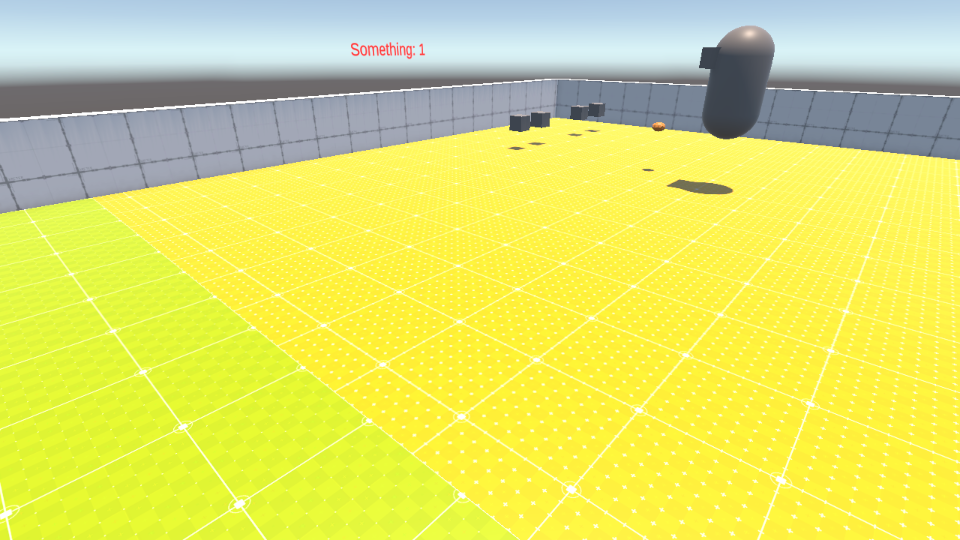
#> input picture Captures/S149_puddle_v1.png, 960 x 540 px, given in place of f_0050.jpg, which was not available
$ python poof_animatic.py ../../Captures/S149_puddle_v1.png
#> lines starting #> are read from the running program, lines starting #| are printed output that depends on the picture; after the words box and inside, x2 and y2 are one past the last pixel; in counts of white or black regions, pixels touching at a corner belong together; pictures that were not available may be replaced by others from this repository, and a replacement may not be noted
import os, sys, math, random
import numpy as np
from PIL import Image, ImageDraw, ImageFilter, ImageFont, ImageChops
from scipy import ndimage as ndi

ROOT = os.path.dirname(os.path.abspath(__file__))
REPO = os.path.abspath(os.path.join(ROOT, '..', '..'))
SRC = os.path.join(REPO, 'Recordings', 'promo', 'life_track')
OUT = os.path.join(REPO, 'Recordings', 'animatic')
FONT = os.path.join(REPO, 'Assets', 'Feel', 'MMTools', 'Demos', 'MMTween', 'Fonts', 'Lato', 'TTF', 'Lato-Heavy.ttf')
MONO = os.path.join(REPO, 'Assets', 'Feel', 'NiceVibrations', 'Demo', 'Common', 'Fonts', 'RobotoMono-Bold.ttf')

W, H = 1920, 1080
FPS = 30
GROUND = 915
SCALE = 0.85
CX = W // 2
INK = (38, 92, 96)
CLOUD = (252, 248, 240)
CLOUD_SHADE = (222, 214, 232)
SHADOW_MUL = (0.47, 0.44, 0.52)


def cut(frame, box):
    im = Image.open(os.path.join(SRC, 'f_%04d.jpg' % frame)).convert('RGB').crop(box)
    a = np.asarray(im).astype(int)
    r, g, b = a[..., 0], a[..., 1], a[..., 2]
    lum = (r + g + b) / 3
    core = ((b - r > -12) & (lum >= 125)) | ((lum < 125) & (g > r + 2)) | ((lum > 226) & (abs(r - b) < 14))
    core = ndi.binary_opening(core, iterations=2)
    core = ndi.binary_closing(core, iterations=4)
    core = ndi.binary_fill_holes(core)
    lab, n = ndi.label(core)
    sizes = ndi.sum(core, lab, range(1, n + 1))
    core = ndi.binary_fill_holes(lab == np.argmax(sizes) + 1)
    m = Image.fromarray((core * 255).astype(np.uint8)).filter(ImageFilter.GaussianBlur(1.2))
    im.putalpha(m)
    im = im.crop(m.getbbox())
    return im.resize((int(im.width * SCALE), int(im.height * SCALE)), Image.LANCZOS)


def background():
    im = Image.open(os.path.join(SRC, 'f_0050.jpg')).convert('RGB')
    col = np.asarray(im.crop((20, 0, 120, H))).astype(float).mean(axis=1)
#> col = 1080 rows, first 8: [176.1, 204.7, 227.9], [176.8, 205.3, 228.4], [177.3, 205.9, 228.6], [177.8, 206.3, 228.8], [178.7, 207.2, 229.4], [179.1, 207.6, 229.6], [179.5, 208.1, 229.7], [180.4, 208.7, 230.3]
    col = ndi.gaussian_filter1d(col, 6, axis=0)
#> col = 1080 rows, first 8: [178.7, 207.2, 229.3], [178.8, 207.3, 229.4], [178.9, 207.4, 229.5], [179.2, 207.7, 229.6], [179.5, 208, 229.8], [179.9, 208.3, 230], [180.3, 208.8, 230.2], [180.8, 209.3, 230.5]
    shift = GROUND - 1010
    col = np.roll(col, shift, axis=0)
#> col = 1080 rows, first 8: [110, 106.5, 108.1], [109.8, 106.2, 107.7], [109.8, 106.1, 107.5], [109.9, 106.1, 107.5], [110.2, 106.4, 107.7], [110.8, 106.9, 108.1], [111.5, 107.7, 108.9], [112.6, 108.8, 109.9]
    col[:max(shift, 0)] = col[max(shift, 0)]
    bg = np.repeat(col[:, None, :], W, axis=1)
    x = np.linspace(-1, 1, W)[None, :, None]
    y = np.linspace(-1, 1, H)[:, None, None]
    bg *= 1 - 0.10 * (x ** 2 + 0.6 * y ** 2)
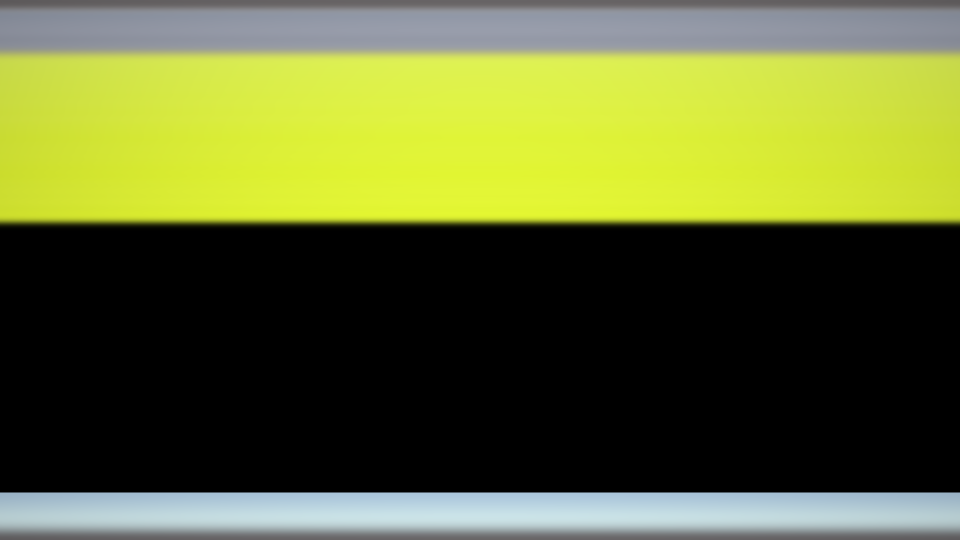
#> bg: shape (1080, 1920, 3) float64 (shown at 1/2 size); mean of channels 0, 1, 2 96.5, 104.2, 51.1; drawn as R, G, B
    return Image.fromarray(np.clip(bg, 0, 255).astype(np.uint8))


def ease_out_back(t, s=1.7):
    t -= 1
    return t * t * ((s + 1) * t + s) + 1


def smooth(t):
    t = min(max(t, 0.0), 1.0)
    return t * t * (3 - 2 * t)


def clamp01(t):
    return min(max(t, 0.0), 1.0)


# [4 lines left out: function spring, not called in this run]


class Pose:
    def __init__(self, sx=1.0, sy=1.0, rot=0.0, lift=0.0, dx=0.0, tint=0.0, glow=0.0, alpha=1.0):
        self.sx, self.sy, self.rot, self.lift, self.dx = sx, sy, rot, lift, dx
        self.tint, self.glow, self.alpha = tint, glow, alpha


# [200 lines left out: functions glow_of, draw_shadow, place, shards_from, draw_shards, make_puffs and 4 more, not called in this run]


PHASES_HATCH = [(0, 12, 'reposo'), (12, 36, 'sacudida x3'), (36, 42, 'anticipa'), (42, 50, 'destello + nube'),
                (50, 66, 'sale con salto'), (66, 86, 'rebote'), (86, 98, 'saltito'), (98, 112, 'pausa')]
PHASES_EVO = [(0, 12, 'reposo'), (12, 46, 'brillo de rim'), (46, 52, 'anticipa'), (52, 60, 'destello + nube'),
              (60, 72, 'sale con salto'), (72, 96, 'rebote'), (96, 118, 'pausa')]


# [101 lines left out: functions timeline, hatch_pose, pop_pose, evo_blob_pose, render, not called in this run]


def main():
    os.makedirs(OUT, exist_ok=True)
    bg = background()
    egg = cut(50, (250, 440, 680, 1030))
#> in cut, `r, g, b = a[..., 0], a[..., 1], a[..., 2]`:
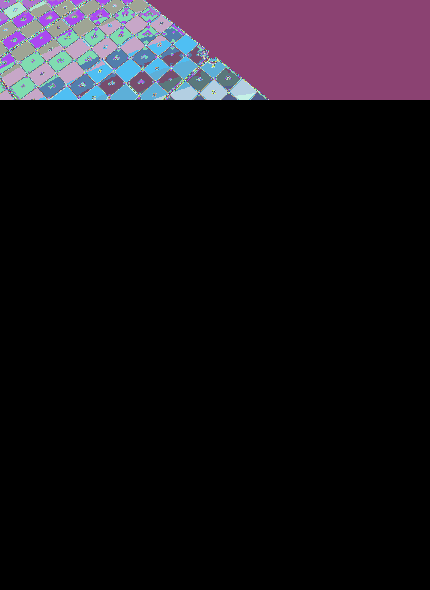
#> r: shape (590, 430) int64; 37 distinct labels, from 0 to 255; one colour per label, 0 black
#> in cut, `r, g, b = a[..., 0], a[..., 1], a[..., 2]`: g: shape (590, 430) int64; 20 distinct labels, from 0 to 255
#> in cut, `r, g, b = a[..., 0], a[..., 1], a[..., 2]`:
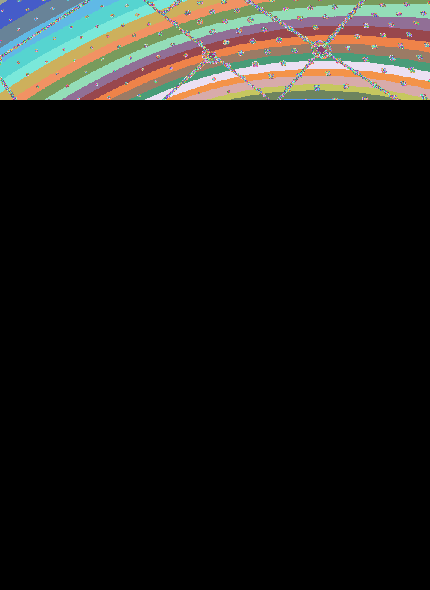
#> b: shape (590, 430) int64; 204 distinct labels, from 0 to 255; one colour per label, 0 black
#> in cut, `core = ((b - r > -12) & (lum >= 125)) | ((lum < 125) & (g > r + 2)) | ..`:
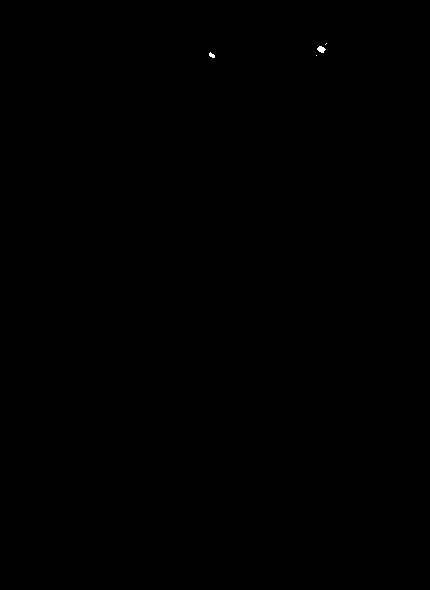
#> core: shape (590, 430) bool; 0.03% white; 4 white regions (2 under 20 px), largest, box (x1, y1, x2, y2) and area: (317, 46, 326, 53) 41, (209, 52, 215, 58) 23
#> in cut, `core = ndi.binary_opening(core, iterations=2)`: core: shape (590, 430) bool; 0.02% white; 1 white region, box (x1, y1, x2, y2) and area: (317, 46, 326, 53) 40
#> in cut, `lab, n = ndi.label(core)`: n = 1
#> in cut, `sizes = ndi.sum(core, lab, range(1, n + 1))`: sizes = [40]
    blob = cut(50, (800, 460, 1538, 1060))
#> call 2 of cut, with frame = 50, box = (800, 460, 1538, 1060)
#> in cut (call 2), `r, g, b = a[..., 0], a[..., 1], a[..., 2]`: r: shape (600, 738) int64; 2.9% white; 1 white region, box (x1, y1, x2, y2) and area: (0, 0, 160, 80) 12800
#> in cut (call 2), `r, g, b = a[..., 0], a[..., 1], a[..., 2]`:
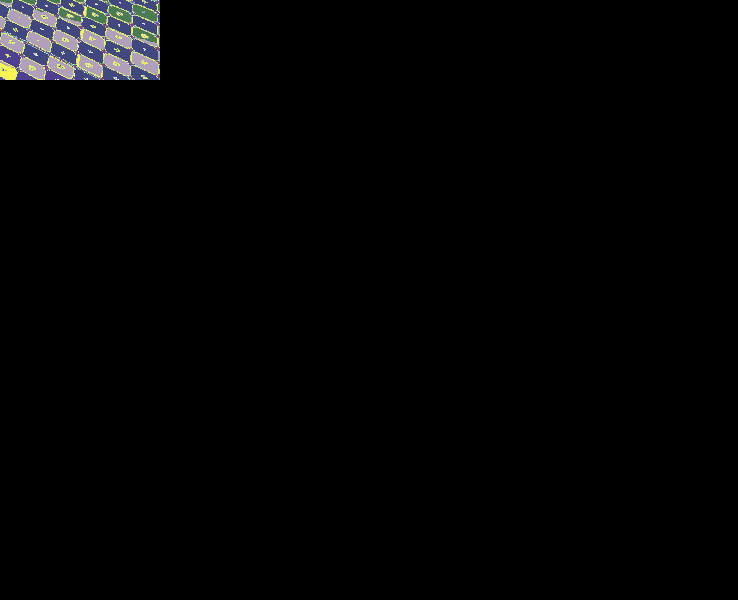
#> g: shape (600, 738) int64; 19 distinct labels, from 0 to 255; one colour per label, 0 black
#> in cut (call 2), `r, g, b = a[..., 0], a[..., 1], a[..., 2]`:
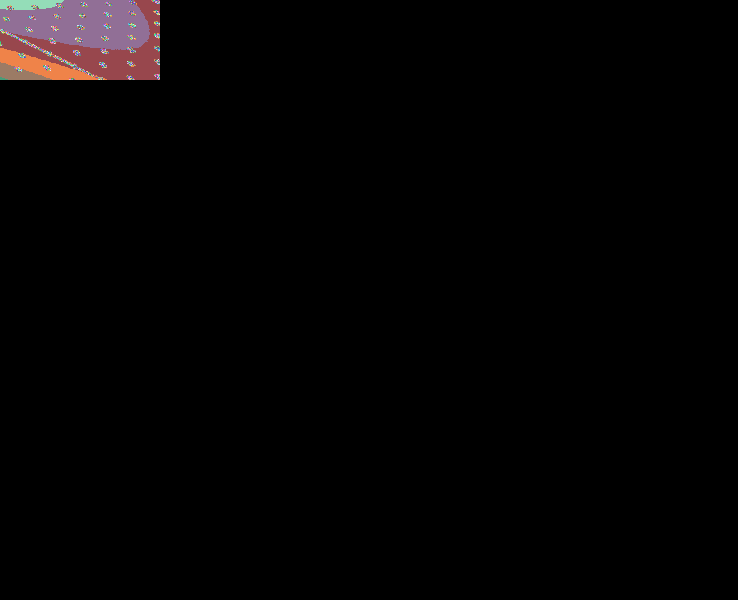
#> b: shape (600, 738) int64; 187 distinct labels, from 0 to 250; one colour per label, 0 black
#> in cut (call 2), `core = ((b - r > -12) & (lum >= 125)) | ((lum < 125) & (g > r + 2)) | ..`:
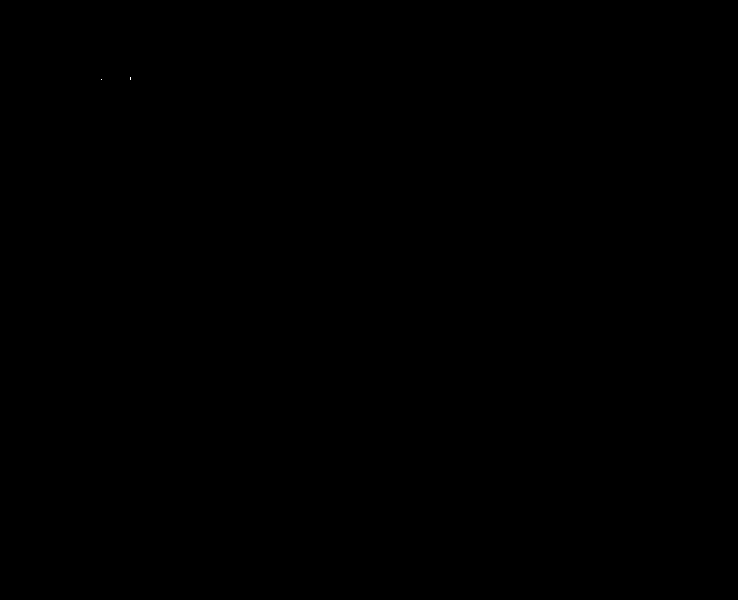
#> core: shape (600, 738) bool; 0% white in thin lines or dots, all inside (x1, y1, x2, y2) = (101, 77, 131, 80)
#> in cut (call 2), `core = ndi.binary_opening(core, iterations=2)`: core: shape (600, 738) bool; every value is 0
#> in cut (call 2), `lab, n = ndi.label(core)`: lab: shape (600, 738) int32; every value is 0
#> in cut (call 2), `lab, n = ndi.label(core)`: n = 0
#> in cut (call 2), `sizes = ndi.sum(core, lab, range(1, n + 1))`: sizes = empty array
    adult = cut(95, (590, 50, 1520, 1078))
    shards = shards_from(egg, 16, 7)
    puffs_h = make_puffs(3, 9, 300, egg.height * 0.55)
    zoom = 0.78
    blob_e = blob.resize((int(blob.width * zoom), int(blob.height * zoom)), Image.LANCZOS)
    adult = adult.resize((int(adult.width * zoom), int(adult.height * zoom)), Image.LANCZOS)
    puffs_e = make_puffs(11, 11, 340, adult.height * 0.5)
    rng = random.Random(5)
    sparks_h = [dict(t0=1.45 + rng.uniform(0, 0.25), life=rng.uniform(0.35, 0.6), r=rng.uniform(14, 26),
                     x=rng.uniform(-330, 330), y=rng.uniform(150, 520), vx=rng.uniform(-60, 60), vy=rng.uniform(40, 140),
                     col=rng.choice([(245, 185, 72), (255, 252, 236), (205, 255, 248)])) for _ in range(14)]
    sparks_e = [dict(t0=0.5 + rng.uniform(0, 1.0), life=rng.uniform(0.4, 0.7), r=rng.uniform(9, 18),
                     x=rng.uniform(-360, 360), y=rng.uniform(60, 420), vx=0, vy=rng.uniform(80, 200),
                     col=rng.choice([(255, 252, 236), (205, 255, 248)])) for _ in range(26)]
    sparks_e += [dict(t0=1.75 + rng.uniform(0, 0.3), life=rng.uniform(0.4, 0.7), r=rng.uniform(16, 30),
                      x=rng.uniform(-460, 460), y=rng.uniform(150, 800), vx=rng.uniform(-80, 80), vy=rng.uniform(40, 160),
                      col=rng.choice([(245, 185, 72), (255, 252, 236), (205, 255, 248)])) for _ in range(20)]

    # [44 lines left out: functions hatch, evolve, not called in this run]

    which = sys.argv[1] if len(sys.argv) > 1 else 'both'
    if which in ('both', 'hatch'):
        render('hatch', 112, PHASES_HATCH, 'Eclosión · huevo → blobim', hatch)
    if which in ('both', 'evolve'):
        render('evolve', 118, PHASES_EVO, 'Evolución · blobim → adulto', evolve)


if __name__ == '__main__':
#> (the run stopped early here; a loop or call above may not have finished)

$ run again, on Captures/S149_puddle_v2.png
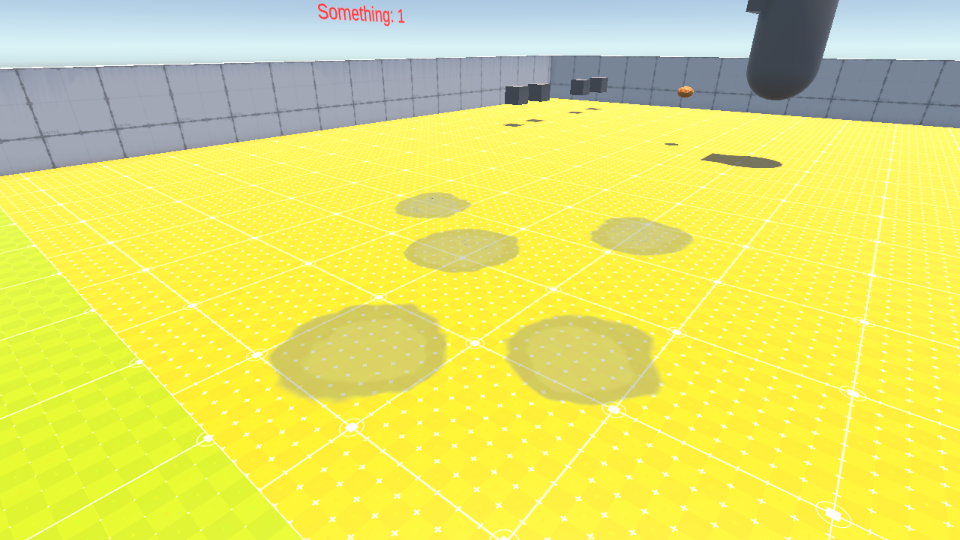
#> input picture Captures/S149_puddle_v2.png, 960 x 540 px, given in place of f_0050.jpg, which was not available
#> in background, `col = np.asarray(im.crop((20, 0, 120, H))).astype(float).mean(axis=1)`: col = 1080 rows, first 8: [178.1, 206.8, 229.1], [179, 207.5, 229.5], [179.4, 208, 229.7], [179.9, 208.4, 230], [180.7, 209, 230.5], [181.1, 209.7, 230.7], [181.6, 210.1, 230.9], [182.4, 210.8, 231.4]
#> in background, `col = ndi.gaussian_filter1d(col, 6, axis=0)`: col = 1080 rows, first 8: [180.9, 209.3, 230.5], [181, 209.4, 230.6], [181.2, 209.6, 230.7], [181.4, 209.9, 230.8], [181.8, 210.2, 231], [182.2, 210.6, 231.2], [182.8, 211.1, 231.4], [183.3, 211.7, 231.7]
#> in background, `col = np.roll(col, shift, axis=0)`: col = 1080 rows, first 8: [157.7, 163.7, 178.1], [157.7, 163.7, 178.1], [157.8, 163.7, 178], [157.8, 163.7, 178], [157.9, 163.8, 178], [157.9, 163.8, 178], [158, 163.9, 178.1], [158.1, 163.9, 178.1]
#> in background, `bg *= 1 - 0.10 * (x ** 2 + 0.6 * y ** 2)`:
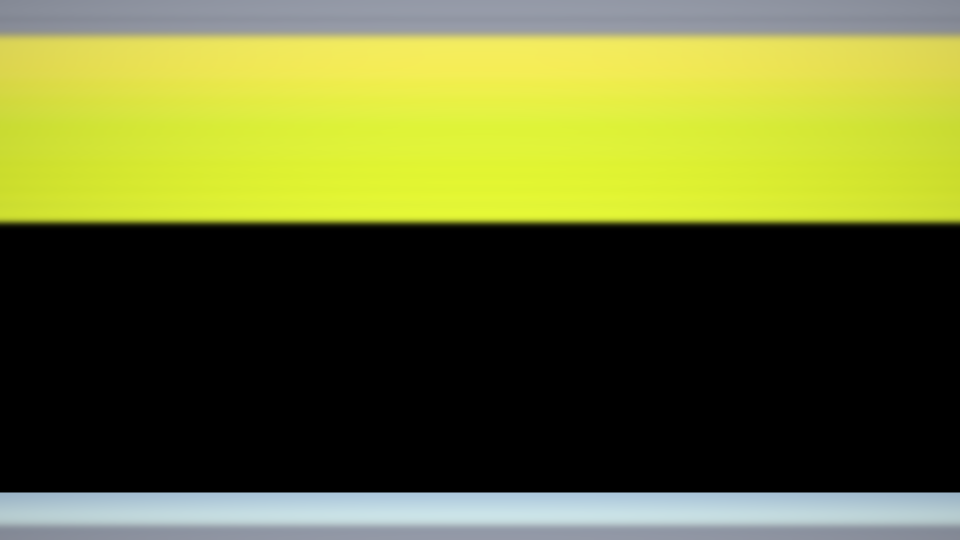
#> bg: shape (1080, 1920, 3) float64 (shown at 1/2 size); mean of channels 0, 1, 2 102.1, 107.5, 50.5; drawn as R, G, B
#> r: shape (590, 430) int64; 34 distinct labels, from 0 to 255
#> g: shape (590, 430) int64; 20 distinct labels, from 0 to 255
#> b: shape (590, 430) int64; 206 distinct labels, from 0 to 255
#> in cut, `lum = (r + g + b) / 3`:
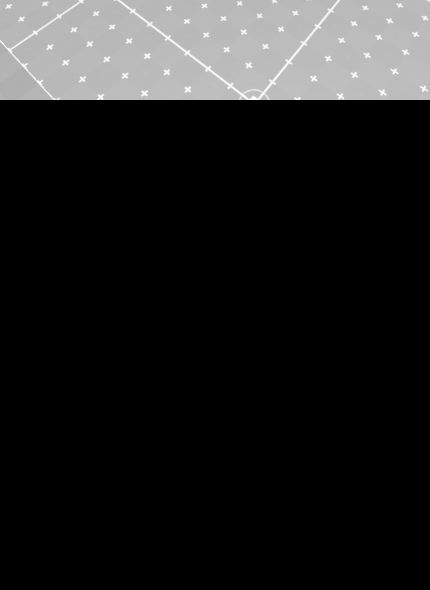
#> lum: shape (590, 430) float64; min 0, max 255, mean 32.1
#> lab: shape (590, 430) int32; every value is 0
#> n = 0
#> sizes = empty array

$ run again, on Captures/S149_puddle_v3.png
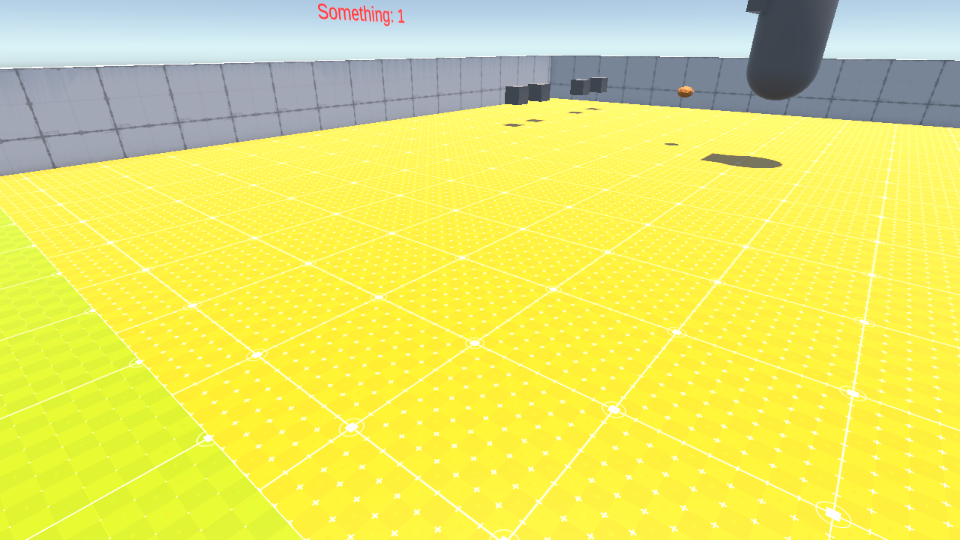
#> input picture Captures/S149_puddle_v3.png, 960 x 540 px, given in place of f_0050.jpg, which was not available
#> in background, `col = np.asarray(im.crop((20, 0, 120, H))).astype(float).mean(axis=1)`: col = 1080 rows, first 8: [178.1, 206.8, 229.1], [179, 207.5, 229.5], [179.4, 208, 229.7], [179.9, 208.4, 230], [180.7, 209, 230.5], [181.1, 209.7, 230.7], [181.6, 210.1, 230.9], [182.4, 210.8, 231.4]
#> in background, `col = ndi.gaussian_filter1d(col, 6, axis=0)`: col = 1080 rows, first 8: [180.9, 209.3, 230.5], [181, 209.4, 230.6], [181.2, 209.6, 230.7], [181.4, 209.9, 230.8], [181.8, 210.2, 231], [182.2, 210.6, 231.2], [182.8, 211.1, 231.4], [183.3, 211.7, 231.7]
#> in background, `col = np.roll(col, shift, axis=0)`: col = 1080 rows, first 8: [157.7, 163.7, 178.1], [157.7, 163.7, 178.1], [157.8, 163.7, 178], [157.8, 163.7, 178], [157.9, 163.8, 178], [157.9, 163.8, 178], [158, 163.9, 178.1], [158.1, 163.9, 178.1]
#> in background, `bg *= 1 - 0.10 * (x ** 2 + 0.6 * y ** 2)`:
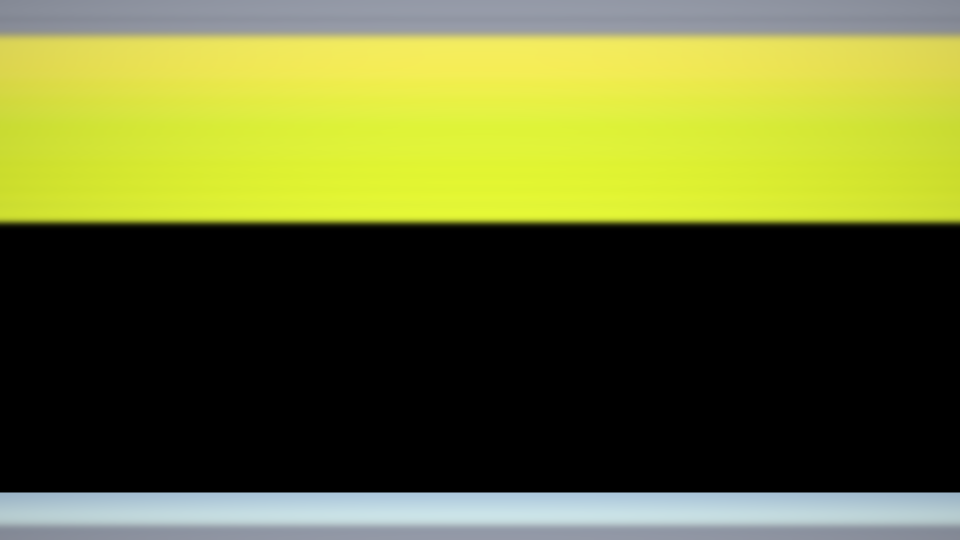
#> bg: shape (1080, 1920, 3) float64 (shown at 1/2 size); mean of channels 0, 1, 2 102.1, 107.5, 50.5; drawn as R, G, B
#> r: shape (590, 430) int64; 34 distinct labels, from 0 to 255
#> g: shape (590, 430) int64; 20 distinct labels, from 0 to 255
#> b: shape (590, 430) int64; 206 distinct labels, from 0 to 255
#> in cut, `lum = (r + g + b) / 3`:
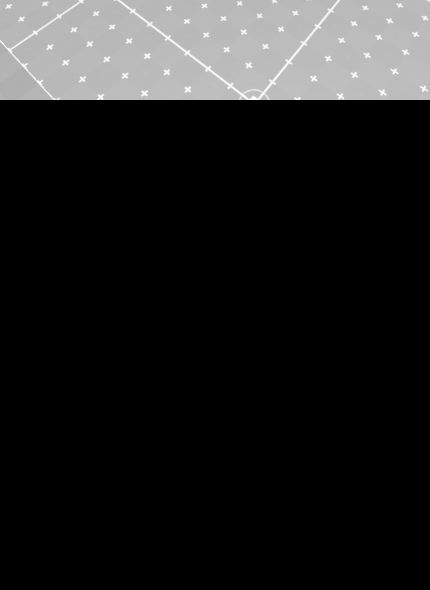
#> lum: shape (590, 430) float64; min 0, max 255, mean 32.1
#> lab: shape (590, 430) int32; every value is 0
#> n = 0
#> sizes = empty array
